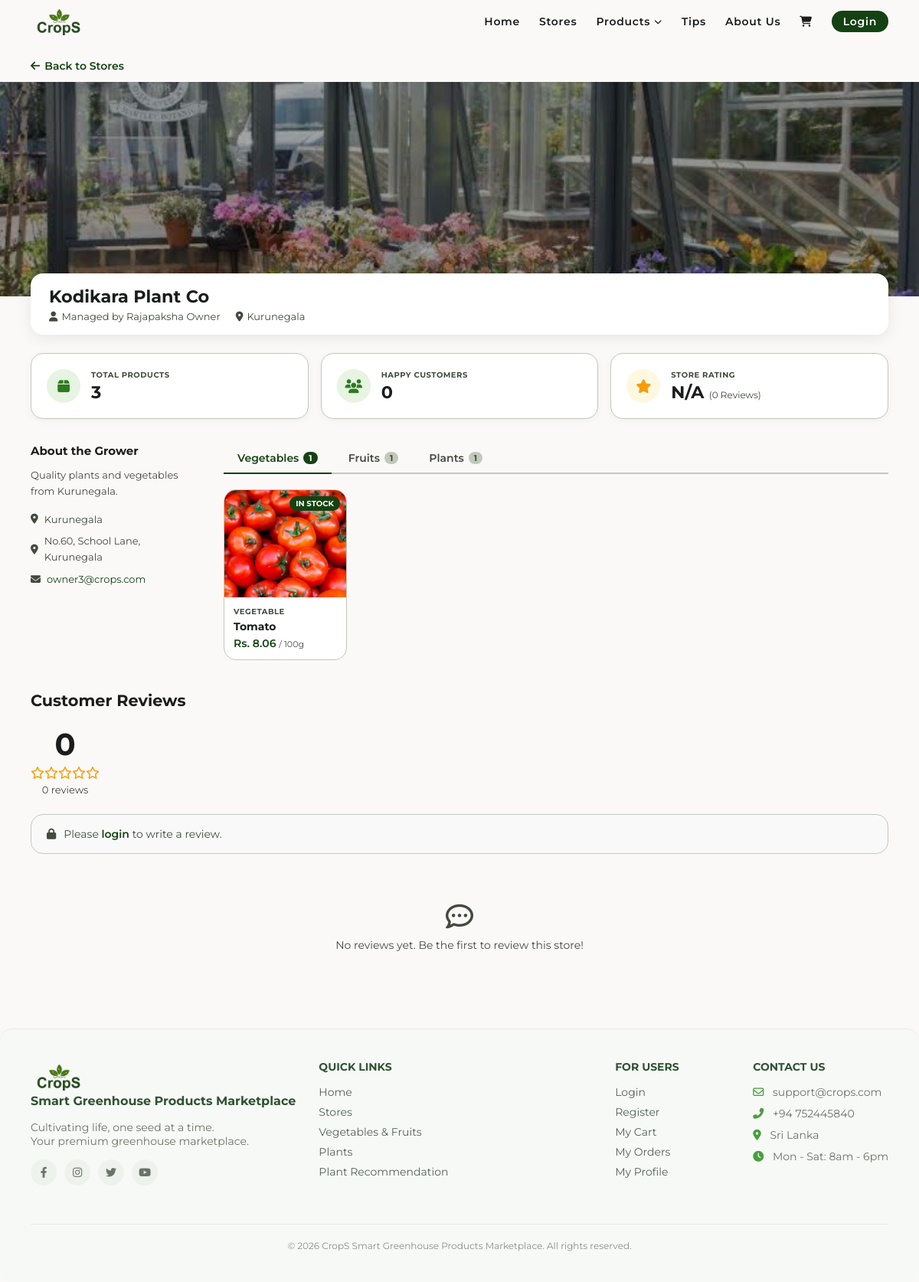
Before: /stores.php?id=8 with the older database file.
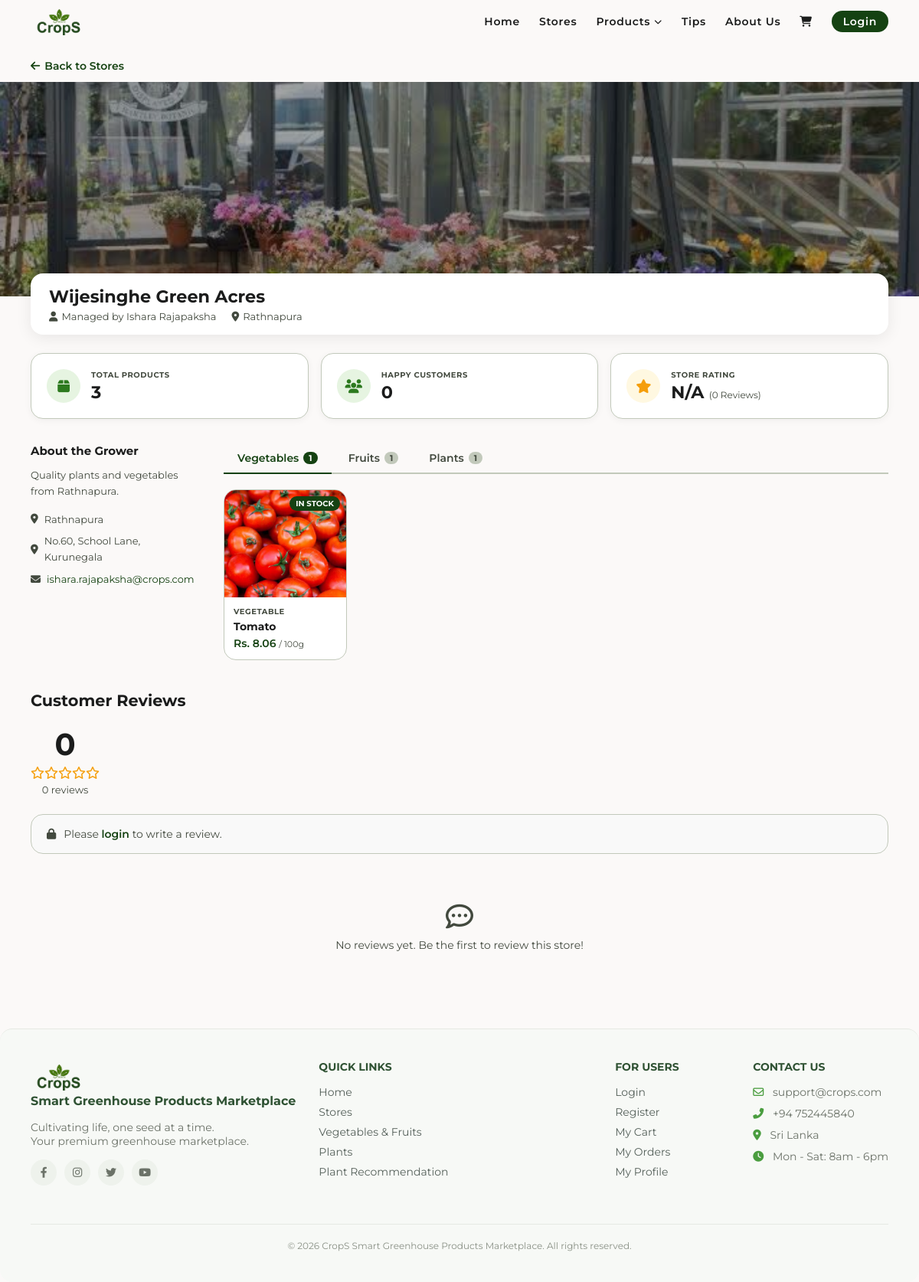
After: the same page with the newer database file.
### tables this page shows
CREATE TABLE `stores` (
  `id` int(11) NOT NULL,
  `owner_id` int(11) NOT NULL,
  `store_name` varchar(100) NOT NULL,
  `description` text DEFAULT NULL,
  `city` varchar(50) NOT NULL,
  `image` varchar(255) DEFAULT NULL,
  `status` enum('active','pending') NOT NULL DEFAULT 'pending',
  `created_at` timestamp NOT NULL DEFAULT current_timestamp()
);

CREATE TABLE `users` (
  `id` int(11) NOT NULL,
  `full_name` varchar(100) NOT NULL,
  `email` varchar(100) NOT NULL,
  `password` varchar(255) NOT NULL,
  `role` enum('admin','owner','customer') NOT NULL DEFAULT 'customer',
  `city` varchar(50) NOT NULL,
  `address` text DEFAULT NULL,
  `gap_certificate` varchar(255) DEFAULT NULL,
  `gap_number` varchar(50) DEFAULT NULL,
  `created_at` timestamp NOT NULL DEFAULT current_timestamp()
);

### stores.php (the view, shortened to what the changed rows need)
<?php
include 'includes/header.php';
include 'includes/dbConnection.php';
$store_id = isset($_GET['id']) ? (int)$_GET['id'] : 0;
?>
<?php
$stmtStore = $pdo->prepare("
    SELECT stores.*,
           users.full_name AS owner_name,
           users.email AS owner_email,
           users.address AS owner_address,
           users.gap_certificate,
           COUNT(DISTINCT products.id) AS total_products,
           COUNT(DISTINCT orders.customer_id) AS happy_customers,
           ROUND(AVG(reviews.rating), 1) AS avg_rating,
           COUNT(DISTINCT reviews.id) AS total_reviews
    FROM stores
    JOIN users ON stores.owner_id = users.id
    LEFT JOIN products ON products.store_id = stores.id
    LEFT JOIN orders ON orders.store_id = stores.id
    LEFT JOIN reviews ON reviews.store_id = stores.id
    WHERE stores.id = :id
    GROUP BY stores.id
");
$stmtStore->execute(['id' => $store_id]);
$store = $stmtStore->fetch();
?>
<div class="store-details-page">
    <div class="store-hero">
        <?php if (!empty($store['image'])): ?>
            <img src="static/images/stores/<?php echo htmlspecialchars($store['image']); ?>" alt="..." class="store-hero-img">
        <?php else: ?>
            <img src="static/images/image1.jpg" alt="Store" class="store-hero-img">
        <?php endif; ?>
        <div class="store-hero-overlay"></div>
    </div>
    <div class="main-wrapper">
<div class="store-name-bar">
    <div class="store-name-info">
        <div class="store-title-row">
            <h1><?php echo htmlspecialchars($store['store_name']); ?></h1>
        </div>
        <p class="store-meta-line">
            <span><i class="fas fa-user"></i> Managed by <?php echo htmlspecialchars($store['owner_name']); ?></span>
            <span><i class="fas fa-location-dot"></i> <?php echo htmlspecialchars($store['city']); ?></span>
        </p>
    </div>
</div>
        <div class="store-main-content">
            <div class="store-about">
                <h3>About the Grower</h3>
                <p><?php echo nl2br(htmlspecialchars($store['description'] ?? 'No description provided.')); ?></p>
                <div class="store-contact-info">
    <?php if (!empty($store['city'])): ?>
        <p><i class="fas fa-location-dot"></i> <?php echo htmlspecialchars($store['city']); ?></p>
    <?php endif; ?>
    <?php if (!empty($store['owner_address'])): ?>
        <p><i class="fas fa-map-marker-alt"></i> <?php echo htmlspecialchars($store['owner_address']); ?></p>
    <?php endif; ?>
    <?php if (!empty($store['owner_email'])): ?>
        <p><i class="fas fa-envelope"></i> <a href="mailto:<?php echo htmlspecialchars($store['owner_email']); ?>"><?php echo htmlspecialchars($store['owner_email']); ?></a></p>
    <?php endif; ?>
</div>
            </div>
        </div>
        <div class="reviews-section">
            <h2>Customer Reviews</h2>
        </div>
    </div>
</div>
<?php include 'includes/footer.php'; ?>

Changed rows visible on the page:
changed stores "No.60, School Lane, Kurunegala": store_name "Kodikara Plant Co" → "Wijesinghe Green Acres"; owner.full_name "Rajapaksha Owner" → "Ishara Rajapaksha"; city "Kurunegala" → "Rathnapura"; description "Quality plants and vegetables from Kurunegala." → "Quality plants and vegetables from Rathnapura."; owner.email "owner3@crops.com" → "ishara.rajapaksha@crops.com"
